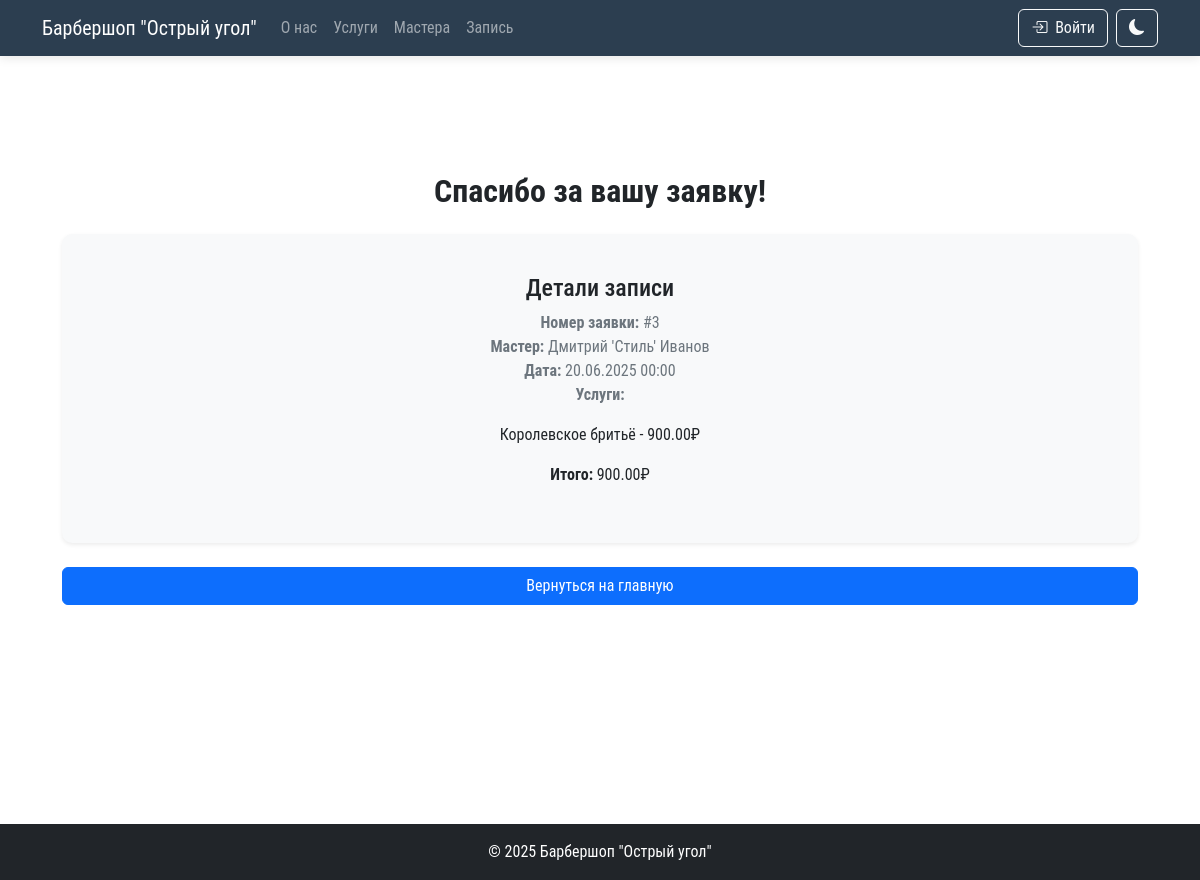
/thanks/3/, run on an earlier commit of the app's database.
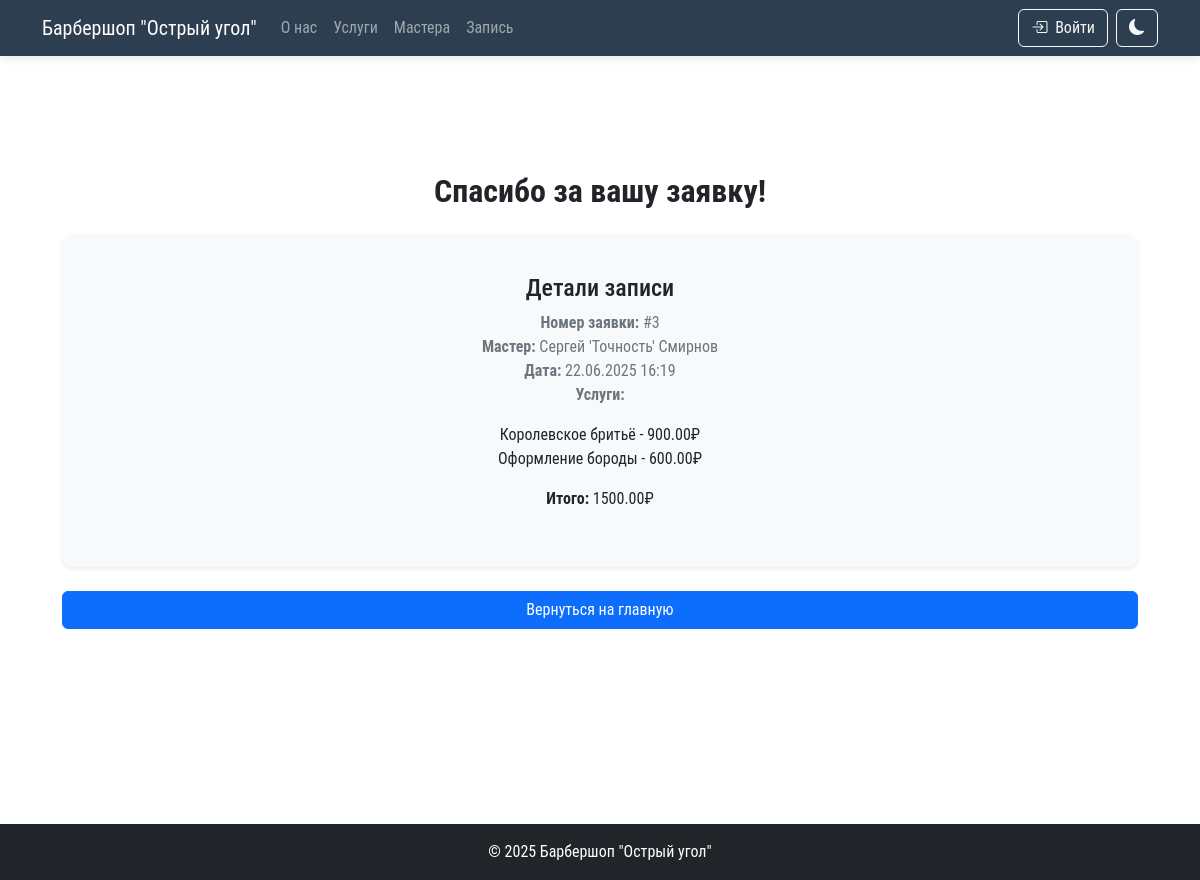
And on a later commit of the database.
### core/models.py (models this page shows, shortened)
class Order(models.Model):
    STATUS_NEW = 'new'
    STATUS_CONFIRMED = 'confirmed'
    STATUS_COMPLETED = 'completed'
    STATUS_CANCELLED = 'cancelled'
    STATUS_CHOICES = [
        (STATUS_NEW, 'Новая'),
        (STATUS_CONFIRMED, 'Подтвержденная'),
        (STATUS_COMPLETED, 'Выполненная'),
        (STATUS_CANCELLED, 'Отмененная'),
    ]
    client_name = models.CharField(
        max_length=100,
        verbose_name="Имя клиента"
    )
    phone = models.CharField(
        max_length=20,
        verbose_name="Телефон",
        blank=True,
        null=True
    )
    date = models.DateTimeField(verbose_name="Дата и время записи")
    master = models.ForeignKey(
        Master,
        on_delete=models.CASCADE,
        verbose_name="Мастер"
    )
    services = models.ManyToManyField(
        Service,
        verbose_name="Услуги"
    )
    status = models.CharField(
        max_length=10,
        choices=STATUS_CHOICES,
        default=STATUS_NEW,
        verbose_name="Статус"
    )
    created_at = models.DateTimeField(
        auto_now_add=True,
        verbose_name="Дата создания"
    )
    class Meta:
        verbose_name = "Запись"
        verbose_name_plural = "Записи"
        ordering = ['-date']

class Master(models.Model):
    name = models.CharField(max_length=150, verbose_name="Имя")
    photo = models.ImageField(
        upload_to='masters/',
        verbose_name="Фотография"
    )
    phone = models.CharField(max_length=20, verbose_name="Телефон")
    description = models.TextField(verbose_name="Описание", blank=True)
    instagram = models.CharField(
        max_length=50,
        verbose_name="Instagram",
        blank=True
    )
    experience = models.PositiveIntegerField(
        verbose_name="Стаж (лет)",
        default=0
    )
    services = models.ManyToManyField(
        Service,
        related_name='masters',
        verbose_name="Услуги"
    )
    is_active = models.BooleanField(
        default=True,
        verbose_name="Активен"
    )
    class Meta:
        verbose_name = "Мастер"
        verbose_name_plural = "Мастера"
        ordering = ['name']

class Service(models.Model):
    name = models.CharField(max_length=200, verbose_name="Название")
    description = models.TextField(blank=True, verbose_name="Описание")
    price = models.DecimalField(
        max_digits=7,
        decimal_places=2,
        validators=[MinValueValidator(100)],
        verbose_name="Цена"
    )
    duration = models.PositiveIntegerField(
        verbose_name="Длительность (мин)",
        default=30
    )
    is_popular = models.BooleanField(
        default=False,
        verbose_name="Популярная услуга"
    )
    image = models.ImageField(
        upload_to='services/',
        blank=True,
        null=True,
        verbose_name="Изображение"
    )
    class Meta:
        verbose_name = "Услуга"
        verbose_name_plural = "Услуги"
        ordering = ['name']

### core/views.py (the view)
# urls.py: path('thanks/<int:order_id>/', views.thanks, name='thanks'),
def thanks(request, order_id):
    order = get_object_or_404(Order, id=order_id)
    return render(request, 'core/thanks.html', {
        'order': order,
        'services': order.services.all(),
        'total_price': sum(service.price for service in order.services.all())
    })

### core/context_processors.py (called while the page is built)
def nav_links(request):
    return {
        'nav_links': [
            {'url': '#about', 'name': 'О нас'},
            {'url': '#services', 'name': 'Услуги'},
            {'url': '#masters', 'name': 'Мастера'},
            {'url': '#booking', 'name': 'Запись'},
        ],
        'staff_links': [
            {'url': '/orders/', 'name': 'Заявки'},
        ]
    }

### templates/core/thanks.html
{% extends 'base.html' %}
{% load static %}
{% block content %}
<section class="container thank-you-message text-center mt-5">
    <h2>Спасибо за вашу заявку!</h2>
    <div class="card shadow-sm p-4 mb-4">
        <div class="card-body">
            <h4 class="card-title">Детали записи</h4>
            <p class="card-text">
                <strong>Номер заявки:</strong> #{{ order.id }}<br>
                <strong>Мастер:</strong> {{ order.master.name }}<br>
                <strong>Дата:</strong> {{ order.date|date:"d.m.Y H:i" }}<br>
                <strong>Услуги:</strong>
                <ul class="list-unstyled">
                    {% for service in services %}
                    <li>{{ service.name }} - {{ service.price }}₽</li>
                    {% endfor %}
                </ul>
                <strong>Итого:</strong> {{ total_price }}₽
            </p>
        </div>
    </div>
    <a href="{% url 'landing' %}" class="btn btn-primary mt-3">Вернуться на главную</a>
</section>
{% endblock %}

### templates/base.html (shortened to what this page needs)
{% load static %}
<!DOCTYPE html>
<html lang="ru">
<head>
  <link href="https://cdn.jsdelivr.net/npm/bootstrap@5.3.0/dist/css/bootstrap.min.css" rel="stylesheet">
  <link rel="stylesheet" href="https://cdn.jsdelivr.net/npm/bootstrap-icons@1.10.0/font/bootstrap-icons.css">
  <link rel="stylesheet" href="{% static 'css/main.css' %}">
</head>
<body>
  <nav class="navbar navbar-expand-lg navbar-dark bg-dark fixed-top">
    <div class="container">
      <a class="navbar-brand" href="/">Барбершоп "Острый угол"</a>
      <div class="collapse navbar-collapse" id="navbarNav">
        <ul class="navbar-nav me-auto">
          <li class="nav-item">
            <a class="nav-link" href="#about">О нас</a>
          </li>
          <li class="nav-item">
            <a class="nav-link" href="#services">Услуги</a>
          </li>
          <li class="nav-item">
            <a class="nav-link" href="#masters">Мастера</a>
          </li>
          <li class="nav-item">
            <a class="nav-link" href="#order">Запись</a>
          </li>
        </ul>
        <div class="d-flex align-items-center">
          {% if user.is_authenticated %}
          <div class="dropdown">
            <button class="btn btn-outline-light dropdown-toggle" type="button" id="userDropdown" data-bs-toggle="dropdown">
              <i class="bi bi-person-circle me-1"></i> {{ user.username }}
            </button>
            <ul class="dropdown-menu dropdown-menu-end">
              <li><a class="dropdown-item" href="#"><i class="bi bi-person me-2"></i>Профиль</a></li>
              <li><hr class="dropdown-divider"></li>
              <li>
                <form action="{% url 'logout' %}" method="post" class="px-3 py-1">
                  {% csrf_token %}
                  <button type="submit" class="dropdown-item text-danger border-0 bg-transparent p-0">
                    <i class="bi bi-box-arrow-right me-2"></i>Выйти
                  </button>
                </form>
              </li>
            </ul>
          </div>
          {% else %}
          <a href="{% url 'login' %}?next={{ request.path }}" class="btn btn-outline-light btn-login">
            <i class="bi bi-box-arrow-in-right me-1"></i> Войти
          </a>
          {% endif %}
          <button id="themeToggle" class="btn btn-outline-light ms-2">
            <i class="bi bi-moon-fill"></i>
          </button>
        </div>
      </div>
    </div>
  </nav>
  <main class="container my-5" id="main-content">
    {% block content %}{% endblock %}
  </main>
  <footer class="bg-dark text-white py-3">
    <div class="container text-center">
      <p class="mb-0">© {% now "Y" %} Барбершоп "Острый угол"</p>
    </div>
  </footer>
</body>
</html>

### static/css/main.css (style rules this page uses)
body { font-family: 'Roboto Condensed', sans-serif; padding-top: 56px; min-height: 100vh; transition: background-color 0.3s ease, color 0.3s ease; background-color: #ffffff; color: #212529; }
.navbar { background-color: #2c3e50 !important; box-shadow: 0 2px 10px rgba(0, 0, 0, 0.1); }
.btn-login { transition: all 0.3s ease; animation: pulse 2s infinite; }
#main-content { transition: all 0.3s ease; min-height: calc(100vh - 56px - 72px); padding: 20px; border-radius: 8px; background-color: white; margin-top: 20px; }
.card { background-color: #f8f9fa; border: none; border-radius: 10px; box-shadow: 0 5px 15px rgba(0,0,0,0.1); transition: all 0.3s ease; margin-bottom: 20px; }
.card-body .card-text { color: #6c757d; transition: color 0.3s ease; }
h2 { transition: color 0.3s ease; font-weight: bold; margin-bottom: 1.5rem; }
.bi { transition: transform 0.3s ease; }
.btn-primary, .btn-sm { display: flex; justify-content: center; align-items: center; transition: all 0.3s ease; }
footer { background-color: #2c3e50 !important; color: white !important; }

What changed in the data, as far as the page shows it:
changed Order id 3: master.name "Дмитрий 'Стиль' Иванов" → "Сергей 'Точность' Смирнов"; date "20.06.2025 00:00" → "22.06.2025 16:19"
now on this page (row edited): Service: name "Оформление бороды", price "600.00"
Also different on the page:
{{ total_price }}: "900.00" → "1500.00"
